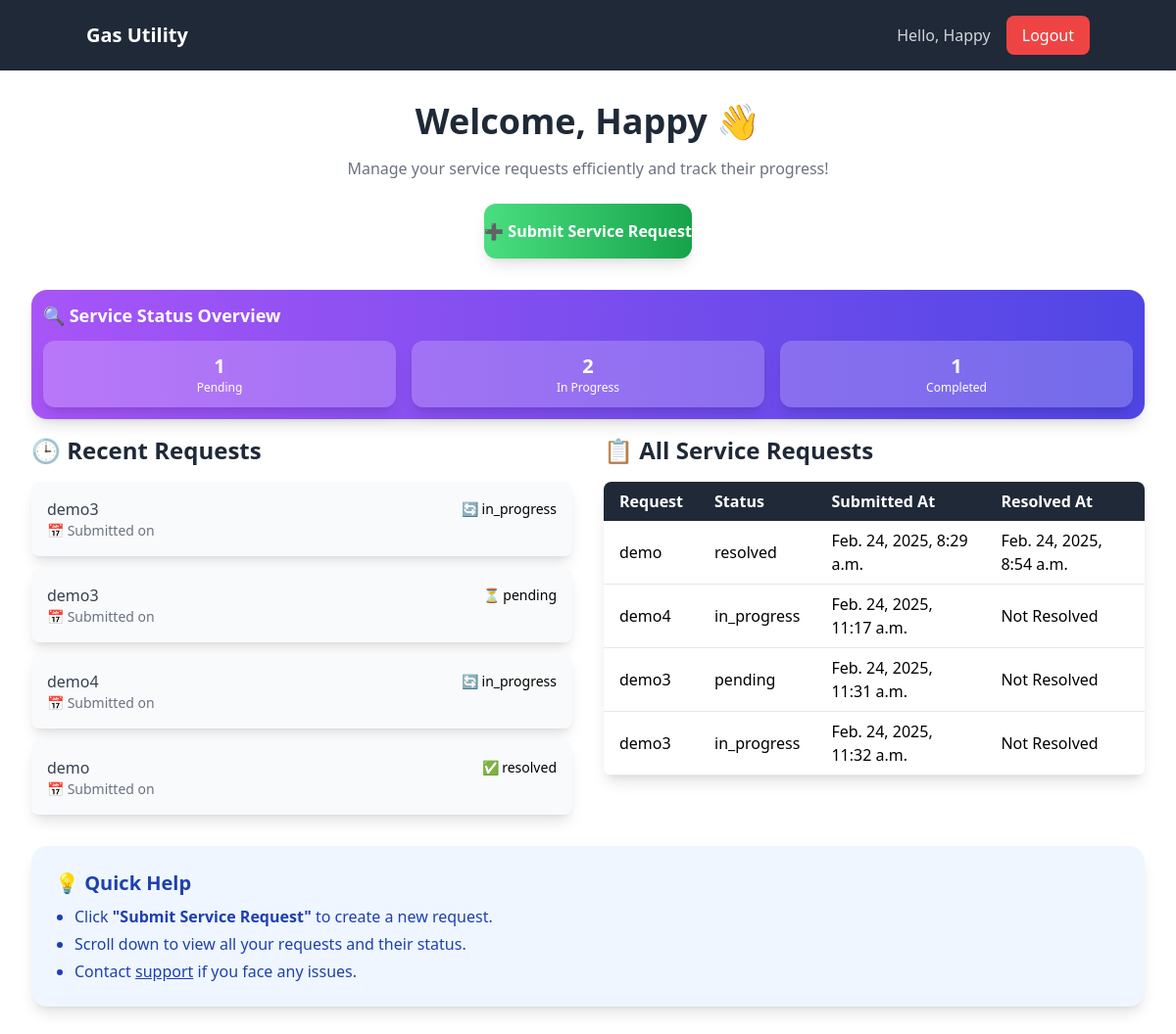
Screenshot of / (signed in) with the database file from the repository.
### services/models.py (models this page shows, shortened)
class ServiceRequest(models.Model):
    STATUS_CHOICES = [
        ('pending', 'Pending'),
        ('in_progress', 'In Progress'),
        ('resolved', 'Resolved'),
    ]
    customer = models.ForeignKey(User, on_delete=models.CASCADE)
    request_type = models.CharField(max_length=255)
    description = models.TextField()
    attachment = models.FileField(upload_to='attachments/', null=True, blank=True)
    status = models.CharField(max_length=20, choices=STATUS_CHOICES, default='pending')
    submitted_at = models.DateTimeField(auto_now_add=True)
    resolved_at = models.DateTimeField(null=True, blank=True)

### services/views.py (the view)
# urls.py: 2. Add a URL to urlpatterns:  path('', views.home, name='home')
@login_required
def home(request):
    pending_requests = ServiceRequest.objects.filter(customer=request.user, status="pending").count()
    in_progress_requests = ServiceRequest.objects.filter(customer=request.user, status="in_progress").count()
    completed_requests = ServiceRequest.objects.filter(customer=request.user, status="resolved").count()
    recent_requests = ServiceRequest.objects.filter(customer=request.user).order_by('-submitted_at')[:5]
    all_requests = ServiceRequest.objects.filter(customer=request.user)
    if request.method == 'POST':
        form = ServiceRequestForm(request.POST, request.FILES)
        if form.is_valid():
            service_request = form.save(commit=False)
            service_request.customer = request.user
            service_request.save()
            return redirect('home')
    else:
        form = ServiceRequestForm()
    return render(request, 'services/home.html', {
        'pending_requests': pending_requests,
        'in_progress_requests': in_progress_requests,
        'completed_requests': completed_requests,
        'recent_requests': recent_requests,
        'requests': all_requests,
        'form': form,
    })

### services/templates/services/home.html (shortened to what this page needs)
<!DOCTYPE html>
<html lang="en">
<head>
    <script src="https://cdn.tailwindcss.com"></script>
</head>
<body class="bg-gray-100 w-full h-screen">
    <nav class="bg-gray-800 p-4 shadow-md">
        <div class="container mx-auto flex justify-between items-center">
            <a href="#" class="text-white text-xl font-semibold">Gas Utility</a>
            <div class="flex items-center space-x-4">
                <span class="text-gray-300">Hello, {{ user.username }}</span>
                <form method="post" action="{% url 'logout' %}" class="inline">
                    <button type="submit" class="bg-red-500 hover:bg-red-600 text-white px-4 py-2 rounded-lg">
                        Logout
                    </button>
                </form>
            </div>
        </div>
    </nav>
    <div class="w-full h-full bg-white rounded-none shadow-none p-8">
        <h2 class="text-4xl font-bold text-gray-800 mb-4 text-center">
            Welcome, {{ user.username }} 👋
        </h2>
        <p class="text-gray-500 mb-6 text-center">
            Manage your service requests efficiently and track their progress!
        </p>
        <div class="w-full text-center mb-8">
            <button onclick="openModal()" class="py-4 bg-gradient-to-r from-green-400 to-green-600 text-white font-semibold rounded-xl shadow-lg hover:scale-105 hover:from-green-500 hover:to-green-700 transition-transform duration-300 inline-block">
                ➕ Submit Service Request
            </button>
        </div>
        <div class="bg-gradient-to-r from-purple-500 to-indigo-600 p-3 rounded-2xl text-white shadow-lg mb-4 animate-fade-in">
            <h3 class="text-lg font-semibold mb-3">🔍 Service Status Overview</h3>
            <div class="w-full grid grid-cols-1 sm:grid-cols-2 md:grid-cols-2 lg:grid-cols-3 gap-4 text-center">
                <div class="p-3 bg-white bg-opacity-20 rounded-xl shadow-lg hover:scale-105 transition-transform duration-300">
                    <p class="text-xl font-semibold animate-pulse">{{ pending_requests }}</p>
                    <p class="text-xs">Pending</p>
                </div>
                <div class="p-3 bg-white bg-opacity-20 rounded-xl shadow-lg hover:scale-105 transition-transform duration-300">
                    <p class="text-xl font-semibold animate-pulse">{{ in_progress_requests }}</p>
                    <p class="text-xs">In Progress</p>
                </div>
                <div class="p-3 bg-white bg-opacity-20 rounded-xl shadow-lg hover:scale-105 transition-transform duration-300">
                    <p class="text-xl font-semibold animate-pulse">{{ completed_requests }}</p>
                    <p class="text-xs">Completed</p>
                </div>
            </div>
        </div>
        <div class="grid grid-cols-1 lg:grid-cols-2 gap-8">
            <div class="mb-8">
                <h3 class="text-2xl font-bold text-gray-800 mb-4">🕒 Recent Requests</h3>
                <ul class="space-y-3">
                    {% for request in recent_requests %}
                    <li class="p-4 bg-gray-50 rounded-lg shadow-lg hover:bg-gray-100 hover:shadow-xl transition duration-300 cursor-pointer">
                        <div class="flex justify-between items-center">
                            <span class="font-medium text-gray-700">{{ request.request_type }}</span>
                            <span class="text-sm flex items-center gap-1">
                                {% if request.status == "pending" %}
                                ⏳
                                {% elif request.status == "in_progress" %}
                                🔄
                                {% elif request.status == "resolved" %}
                                ✅
                                {% endif %}
                                {{ request.status }}
                            </span>
                        </div>
                        <p class="text-sm text-gray-500">📅 Submitted on {{ request.created_at|date:"M d, Y" }}</p>
                    </li>
                    {% empty %}
                    <li class="text-gray-500 text-center">No recent requests found.</li>
                    {% endfor %}
                </ul>
            </div>
            <div class="mb-8">
                <h3 class="text-2xl font-bold text-gray-800 mb-4">📋 All Service Requests</h3>
                <table class="min-w-full bg-white rounded-lg shadow-lg overflow-hidden">
                    <thead class="bg-gray-800 text-white">
                        <tr>
                            <th class="py-2 px-4 text-left">Request</th>
                            <th class="py-2 px-4 text-left">Status</th>
                            <th class="py-2 px-4 text-left">Submitted At</th>
                            <th class="py-2 px-4 text-left">Resolved At</th>
                        </tr>
                    </thead>
                    <tbody>
                        {% for request in requests %}
                        <tr class="border-b hover:bg-gray-50">
                            <td class="py-2 px-4">{{ request.request_type }}</td>
                            <td class="py-2 px-4">{{ request.status }}</td>
                            <td class="py-2 px-4">{{ request.submitted_at }}</td>
                            <td class="py-2 px-4">{{ request.resolved_at|default:"Not Resolved" }}</td>
                        </tr>
                        {% empty %}
                        <tr>
                            <td colspan="4" class="py-4 text-center text-gray-500">No service requests available.</td>
                        </tr>
                        {% endfor %}
                    </tbody>
                </table>
            </div>
        </div>
        <div class="p-6 bg-blue-50 rounded-2xl shadow-lg text-blue-800">
            <h3 class="text-xl font-semibold mb-2">💡 Quick Help</h3>
            <ul class="list-disc pl-5 space-y-1">
                <li>Click <strong>"Submit Service Request"</strong> to create a new request.</li>
                <li>Scroll down to view all your requests and their status.</li>
                <li>Contact <a href="mailto:support@example.com" class="underline hover:text-blue-600">support</a> if you face any issues.</li>
            </ul>
        </div>
    </div>
</body>
</html>

### rows the page displays
ServiceRequest: request_type "demo3", status "in_progress", submitted_at "Feb. 24, 2025, 11:32 a.m.", resolved_at "Not Resolved"
ServiceRequest: request_type "demo3", status "pending", submitted_at "Feb. 24, 2025, 11:31 a.m.", resolved_at "Not Resolved"
ServiceRequest: request_type "demo4", status "in_progress", submitted_at "Feb. 24, 2025, 11:17 a.m.", resolved_at "Not Resolved"
ServiceRequest: request_type "demo", status "resolved", submitted_at "Feb. 24, 2025, 8:29 a.m.", resolved_at "Feb. 24, 2025, 8:54 a.m."

### other values shown
{{ user.username }} "Happy"
{{ pending_requests }} "1"
{{ in_progress_requests }} "2"
{{ completed_requests }} "1"
